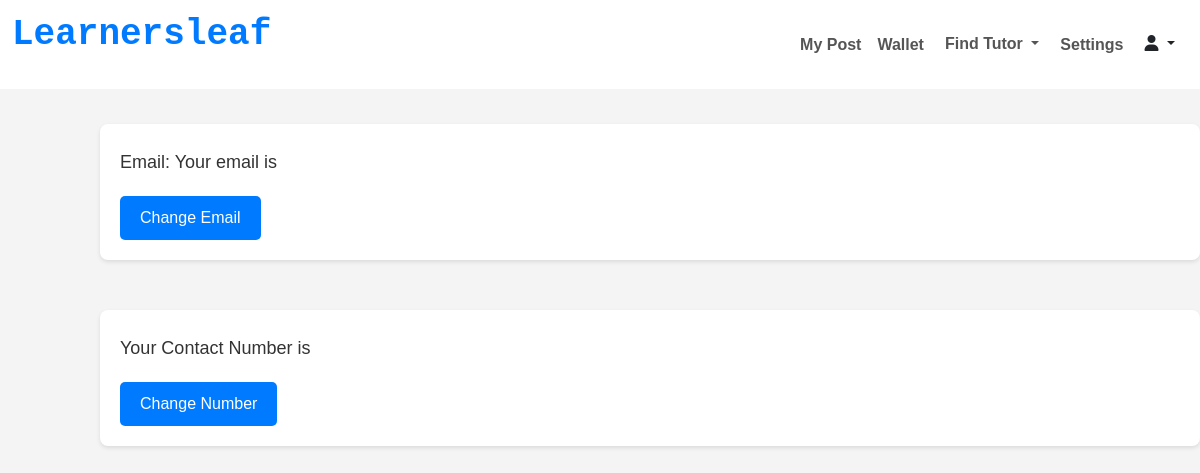
/stu_settings/ipcsbde@gmail.com, run on an earlier commit of the app's database.
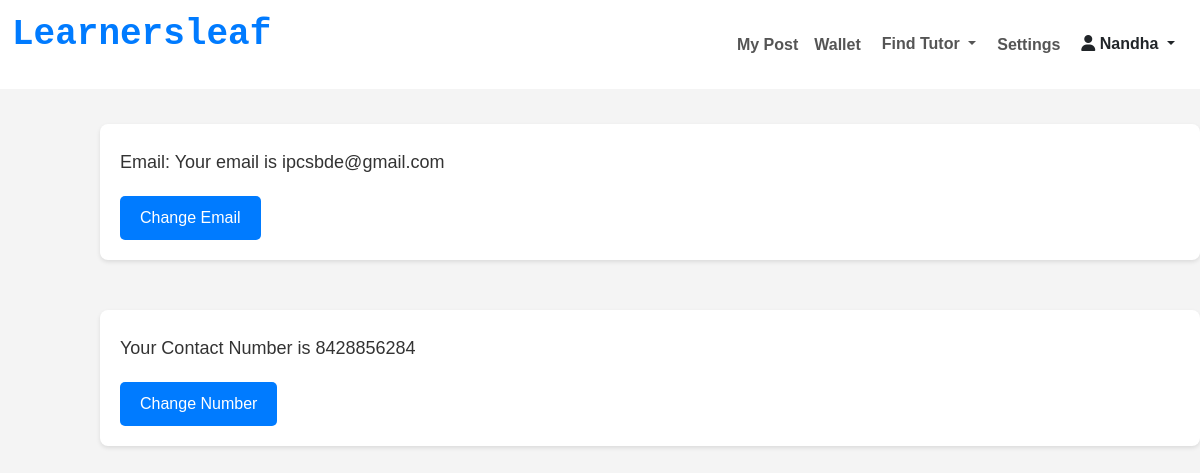
And on a later commit of the database.
### kovai_app/models.py (models this page shows)
class TutorRequest(models.Model):
    user = models.OneToOneField(User, on_delete=models.CASCADE,null=True,blank=True)
    id = models.AutoField(primary_key=True)
    name = models.CharField(max_length=100,null=True,blank=True)
    email = models.EmailField()
    location = models.CharField(max_length=255)
    phone = models.CharField(max_length=15)
    w_number = models.CharField(max_length=15,null=True,blank=True)
    password= models.CharField(max_length=100,null=True,blank=True)
    coin=models.IntegerField(null=True, blank=True)
    mobile_otp=models.IntegerField(null=True, blank=True)
    gender=models.CharField(max_length=100,null=True,blank=True)

class Requestpost(models.Model):
    email = models.EmailField(null=True, blank=True)
    classes = models.CharField(max_length=225, null=True, blank=True)
    curriculum= models.CharField(max_length=20,  null=True, blank=True)
    dyr = models.TextField(verbose_name="Details of your requirement",null=True, blank=True)
    dates = models.DateTimeField(default=timezone.now)
    subject = models.CharField(max_length=255,null=False, blank=False)
    two_subject = models.CharField(max_length=255, null=True, blank=True)
    three_subject = models.CharField(max_length=255, null=True, blank=True)
    four_subject = models.CharField(max_length=255, null=True, blank=True)
    five_subject = models.CharField(max_length=255, null=True, blank=True)
    i_want = models.CharField(max_length=50, choices=[
        ("tutoring", "Tutoring"),
        ("assignment_help", "Assignment Help")
    ],null=False, blank=False)
    imagess = models.ImageField(upload_to='images/',null=True,blank=True)
    meeting_option = models.CharField(max_length=255, null=True,blank=True)
    budget = models.CharField(max_length=255)
    budget_need = models.CharField(max_length=50, choices=[
        ("per_hour", "per hour"),
        ("per_day", "per day"),
        ("per_week", "per week"),
        ("per_month", "per month")
    ])
    language = models.CharField(max_length=255,null=True, blank=True)
    need = models.CharField(max_length=10, choices=[
        ("part_time", "Part time"),
        ("full_time", "Full time")
    ] ,null=False, blank=False)
    gender = models.CharField(max_length=10, choices=[
        ("male", "Male"),
        ("female", "Female"),
        ("both", "Both")
    ],null=True,blank=True)
    location = models.CharField(max_length=255,null=True,blank=True)
    profile_photo = models.ImageField(upload_to=upload_to_stu,null=True)
    filename=models.CharField(max_length=200,  null=True, blank=True)
    coin=models.IntegerField(null=True, blank=True)
    count=models.IntegerField(null=True, blank=True)

### kovai_app/views.py (the view)
# urls.py: path('stu_settings/<email>',views.stu_settings, name='stu_settings'),
def stu_settings(request,email):
    account=Requestpost.objects.filter(email=email).first()
    accounts=TutorRequest.objects.filter(email=email).first()
    return render(request,"stu_settings.html",{"account":account,"accounts":accounts})

### kovai_app/templates/stu_settings.html (shortened to what this page needs)
<!DOCTYPE html>
{% load static %}
<html lang="en">
<head>
    <link rel="stylesheet" href="https://cdnjs.cloudflare.com/ajax/libs/font-awesome/6.6.0/css/all.min.css" />
    <link href="https://cdn.jsdelivr.net/npm/bootstrap@5.3.3/dist/css/bootstrap.min.css" rel="stylesheet">
</head>
<body>
    <nav class="navbar navbar-expand-lg navbar-light  fixed-top">
        <div class="container-fluid">
            <a class="navbar-brand active" href="#">
                <h2>Learnersleaf</h2>
            </a>
            <div class="collapse navbar-collapse" id="navbarNav">
                <ul class="navbar-nav ms-auto">
                    <li class="nav-item">
                        <a class="nav-link active " href="/myposts/{{account.email}}/">My Post</a>
                    </li>
                    <li class="nav-item">
                        <a class="nav-link" href="/s_wallet/{{account.email}}">Wallet</a>
                    </li>
                    <li class="nav-item dropdown">
                        <button class="btn dropdown-toggle" style="color: #555" data-bs-toggle="dropdown">
                            Find Tutor
                        </button>
                    </li>
                    <li class="nav-item">
                        <a class="nav-link" href="/stu_settings/{{account.email}}" >Settings</a>
                    </li>
                    <li class="nav-item active">
                        <div class="dropdown" style="color: #555">
                            <div class="btn dropdown-toggle" data-bs-toggle="dropdown">
                                <i class="fa-solid fa-user"></i> {{accounts.name|title}}
                            </div>
                        </div>
                    </li>
                </ul>
            </div>
        </div>
    </nav>
    <h2 class="section-heading">   Your Settings </h2>
    <div class="mail">
        <p>Email: Your email is {{account.email}}</p>
        <button class="btn-email">Change Email</button>
    </div>
    <div class="phnumber">
        <p>Your Contact Number is {{accounts.phone}}</p>
        <button class="btn-phone">Change Number</button>
    </div>
</body>
</html>

What changed in the data, as far as the page shows it:
added TutorRequest: name "Nandha", phone "8428856284"
added Requestpost: email "ipcsbde@gmail.com"
